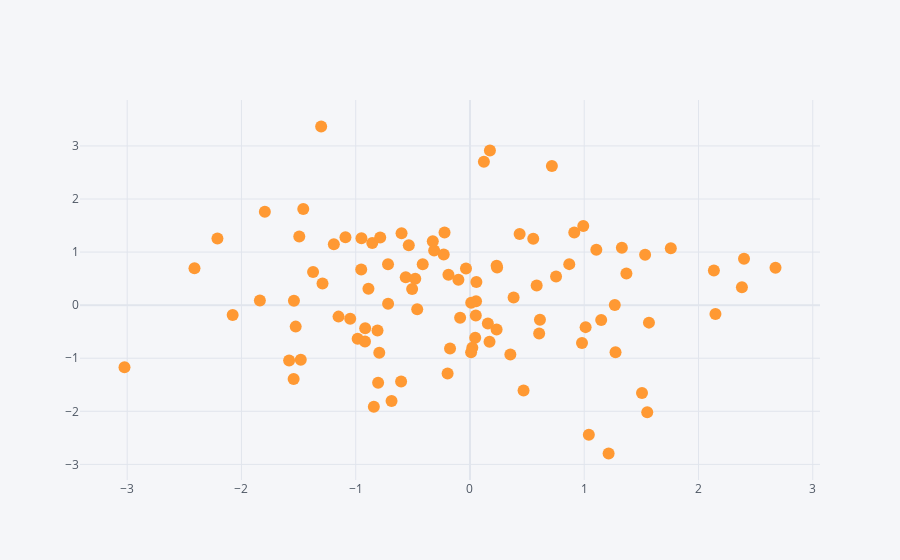

Notebook code cell kept with this figure:
### Code cell
df.iplot(kind = 'scatter', x='A', y='B', mode='markers')
